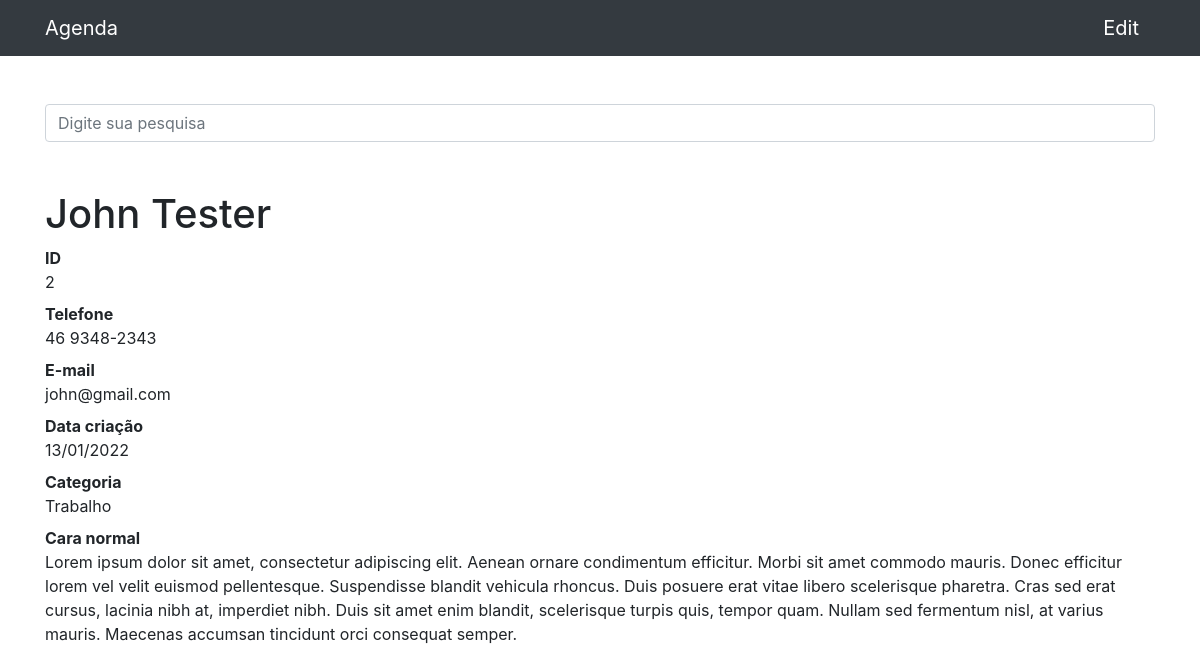
/2, run on the app's committed database.
### contatos/models.py (models this page shows, shortened)
class Contato(models.Model):
    nome = models.CharField(max_length=255)
    sobrenome = models.CharField(max_length=255, blank=True)
    telefone = models.CharField(max_length=255)
    email = models.CharField(max_length=255, blank=True)
    data_criacao = models.DateTimeField(default=timezone.now)
    descricao = models.TextField(max_length=900, blank=True)
    categoria = models.ForeignKey(Categoria, on_delete=models.DO_NOTHING)
    mostrar = models.BooleanField(default=True)

class Categoria(models.Model):
    nome = models.CharField(max_length=255)
    def __str__(self):
        return self.nome

### contatos/views.py (the view)
# urls.py: path('<int:contato_id>', views.ver_contato, name='contato_ver_contato'),
def ver_contato(request, contato_id):
    contato = get_object_or_404(Contato, id=contato_id)
    return render(request, 'contatos/ver_contato.html', {
        'contato': contato
    })

### contatos/templates/contatos/ver_contato.html
{%extends 'base.html'%}
{%block content%}
<h1 class="mt-5">{{ contato.nome }} {{ contato.sobrenome }}</h1>
<dl>
  <dt>ID</dt>
  <dd>{{ contato.id }}</dd>
  <dt>Telefone</dt>
  <dd>{{ contato.telefone }}</dd>
  <dt>E-mail</dt>
  <dd>{{ contato.email }}</dd>
  <dt>Data criação</dt>
  <dd>{{ contato.data_criacao|date:'d/m/Y' }}</dd>
  <dt>Categoria</dt>
  <dd>{{ contato.categoria }}</dd>
  <dt>{{ contato.descricao }}</dt>
  <dd>
    Lorem ipsum dolor sit amet, consectetur adipiscing elit. Aenean ornare condimentum efficitur. Morbi sit amet
    commodo mauris. Donec efficitur lorem vel velit euismod pellentesque. Suspendisse blandit vehicula rhoncus.
    Duis posuere erat vitae libero scelerisque pharetra. Cras sed erat cursus, lacinia nibh at, imperdiet nibh.
    Duis sit amet enim blandit, scelerisque turpis quis, tempor quam. Nullam sed fermentum nisl, at varius
    mauris. Maecenas accumsan tincidunt orci consequat semper.
  </dd>
</dl>
{%endblock%}

### data on the page
Contato: nome "John", sobrenome "Tester", id "2", telefone "46 9348-2343", email "john@gmail.com", data_criacao "13/01/2022", categoria "Trabalho", descricao "Cara normal"
